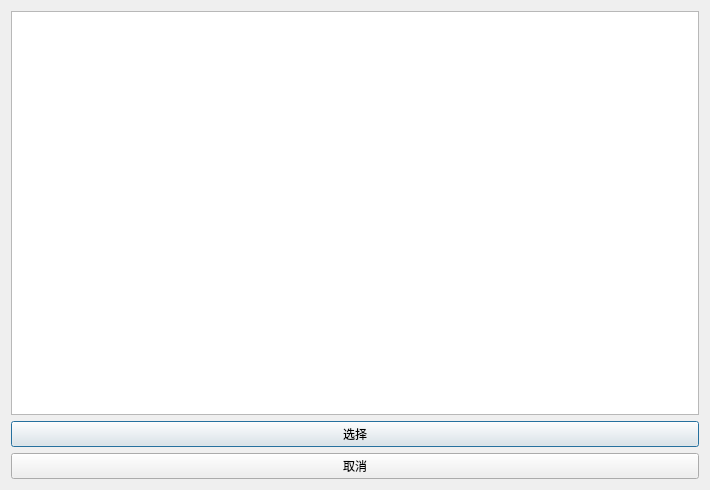
<?xml version="1.0" encoding="UTF-8"?>
<ui version="4.0">
 <class>MeshSelectDialog</class>
 <widget class="QDialog" name="MeshSelectDialog">
  <property name="geometry">
   <rect>
    <x>0</x>
    <y>0</y>
    <width>710</width>
    <height>490</height>
   </rect>
  </property>
  <property name="windowTitle">
   <string>Dialog</string>
  </property>
  <layout class="QVBoxLayout" name="verticalLayout">
   <item>
    <widget class="QTableView" name="tableView"/>
   </item>
   <item>
    <widget class="QPushButton" name="pushButton_select">
     <property name="text">
      <string>选择</string>
     </property>
    </widget>
   </item>
   <item>
    <widget class="QPushButton" name="pushButton_cancel">
     <property name="text">
      <string>取消</string>
     </property>
    </widget>
   </item>
  </layout>
 </widget>
 <resources/>
 <connections>
  <connection>
   <sender>pushButton_select</sender>
   <signal>clicked()</signal>
   <receiver>MeshSelectDialog</receiver>
   <slot>accept()</slot>
   <hints>
    <hint type="sourcelabel">
     <x>354</x>
     <y>429</y>
    </hint>
    <hint type="destinationlabel">
     <x>354</x>
     <y>244</y>
    </hint>
   </hints>
  </connection>
  <connection>
   <sender>pushButton_cancel</sender>
   <signal>clicked()</signal>
   <receiver>MeshSelectDialog</receiver>
   <slot>reject()</slot>
   <hints>
    <hint type="sourcelabel">
     <x>354</x>
     <y>464</y>
    </hint>
    <hint type="destinationlabel">
     <x>354</x>
     <y>244</y>
    </hint>
   </hints>
  </connection>
 </connections>
</ui>
